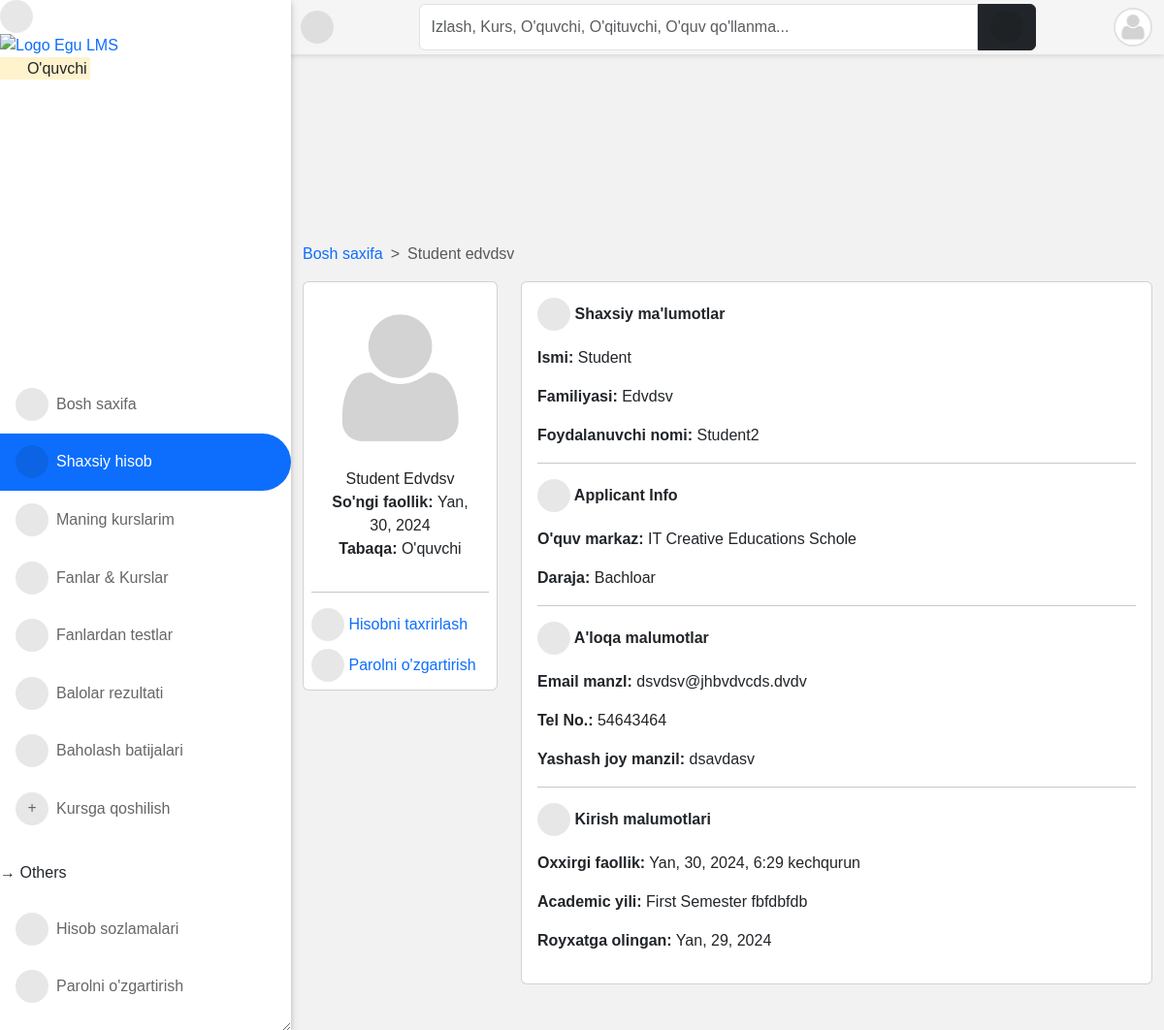
Page /accounts/profile/ (signed in) on the committed database.
### accounts/models.py (models this page shows, shortened)
class User(AbstractUser):
    is_student = models.BooleanField(default=False)
    is_lecturer = models.BooleanField(default=False)
    is_parent = models.BooleanField(default=False)
    is_dep_head = models.BooleanField(default=False)
    phone = models.CharField(max_length=60, blank=True, null=True)
    address = models.CharField(max_length=60, blank=True, null=True)
    picture = models.ImageField(
        upload_to="profile_pictures/%y/%m/%d/", default="default.png", null=True
    )
    email = models.EmailField(blank=True, null=True)
    username_validator = ASCIIUsernameValidator()
    objects = CustomUserManager()
    class Meta:
        ordering = ("-date_joined",)
    @property
    def get_full_name(self):
        full_name = self.username
        if self.first_name and self.last_name:
            full_name = self.first_name + " " + self.last_name
        return full_name
    @property
    def get_user_role(self):
        if self.is_superuser:
            role = "Boshliq"
        elif self.is_student:
            role = "O'quvchi"
        elif self.is_lecturer:
            role = "O'qituvchi"
        elif self.is_parent:
            role = "Ota-ona"
        return role

class Student(models.Model):
    student = models.OneToOneField(User, on_delete=models.CASCADE)
    level = models.CharField(max_length=25, choices=LEVEL, null=True)
    program = models.ForeignKey(Program, on_delete=models.CASCADE, null=True)
    objects = StudentManager()
    class Meta:
        ordering = ("-student__date_joined",)

### core/models.py (models this page shows)
class Semester(models.Model):
    semester = models.CharField(max_length=10, choices=SEMESTER, blank=True)
    is_current_semester = models.BooleanField(default=False, blank=True, null=True)
    session = models.ForeignKey(
        Session, on_delete=models.CASCADE, blank=True, null=True
    )
    next_semester_begins = models.DateField(null=True, blank=True)
    def __str__(self):
        return self.semester

class Session(models.Model):
    session = models.CharField(max_length=200, unique=True)
    is_current_session = models.BooleanField(default=False, blank=True, null=True)
    next_session_begins = models.DateField(blank=True, null=True)
    def __str__(self):
        return self.session

### accounts/views.py (the view, shortened to what this page needs)
# urls.py: path("profile/", profile, name="profile"),
@login_required
def profile(request):
    current_session = Session.objects.filter(is_current_session=True).first()
    current_semester = Semester.objects.filter(
        is_current_semester=True, session=current_session
    ).first()
    if request.user.is_lecturer:
        courses = Course.objects.filter(
            allocated_course__lecturer__pk=request.user.id
        ).filter(semester=current_semester)
        return render(
            request,
            "accounts/profile.html",
            {
                "title": request.user.get_full_name,
                "courses": courses,
                "current_session": current_session,
                "current_semester": current_semester,
            },
        )
    elif request.user.is_student:
        level = Student.objects.get(student__pk=request.user.id)
        try:
            parent = Parent.objects.get(student=level)
        except:
            parent = "no parent set"
        courses = TakenCourse.objects.filter(
            student__student__id=request.user.id, course__level=level.level
        )
        context = {
            "title": request.user.get_full_name,
            "parent": parent,
            "courses": courses,
            "level": level,
            "current_session": current_session,
            "current_semester": current_semester,
        }
        return render(request, "accounts/profile.html", context)

### result/models.py (called while the page is built)
    def get_absolute_url(self):
        return reverse("course_detail", kwargs={"slug": self.course.slug})

    def __str__(self):
        return "{0} ({1})".format(self.course.title, self.course.code)

### templates/accounts/profile.html (shortened to what this page needs)
{% extends 'base.html' %}
{% load static %}
{% load i18n %}
{% block content %}
{% if user.is_authenticated %}
<nav style="--bs-breadcrumb-divider: '>';" aria-label="breadcrumb">
    <ol class="breadcrumb">
      <li class="breadcrumb-item"><a href="/">Bosh saxifa</a></li>
      <li class="breadcrumb-item active" aria-current="page">{{ user.get_full_name }}</li>
    </ol>
</nav>
<div class="row">
    <div class="col-md-3 mx-auto">
        <div class="card  p-2">
            <div class="text-center">
                <img src="{{ user.picture.url }}" class="w-100">
                <ul class="px-2 list-unstyled">
                    <li>{{ user.get_full_name|title }}</li>
                    <li><strong>So'ngi faollik: </strong>{{ user.last_login|date }}</li>
                    <li><strong>Tabaqa: </strong>
                        {{ user.get_user_role }}
                    </li>
                </ul>
            </div>
            <hr>
            <a class="mb-2" href="{% url 'edit_profile' %}"><i class="fas fa-user-edit"></i>
                <span class="mobile-hide">Hisobni taxrirlash</span></a>
            <a href="{% url 'change_password' %}"><i class="fas fa-lock"></i><span class="mobile-hide">
                    Parolni o'zgartirish</span></a>
        </div>
    </div>
    <div class="col-md-9 mx-auto">
        <div class="card">
            <div class="card-body">
                <p class="fw-bold"><i class="fas fa-user"></i> Shaxsiy ma'lumotlar</p>
                <div class="dashboard-description">
                    <p><strong>Ismi:</strong> {{ user.first_name|title }}</p>
                    <p><strong>Familiyasi:</strong> {{ user.last_name|title }}</p>
                    <p><strong>Foydalanuvchi nomi:</strong> {{ user.username }}</p>
                </div>
                {% if user.is_student %}
                <hr>
                <p class="fw-bold"><i class="fas fa-graduation-cap"></i> Applicant Info</p>
                <div class="dashboard-description">
                    <p><strong>O'quv markaz: </strong>IT Creative Educations Schole</p>
                    <p><strong>Daraja: </strong>{{ level.level }}</p>
                </div>
                {% endif %}
                <hr>
                <p class="fw-bold"><i class="fas fa-phone-square-alt"></i> A'loqa malumotlar</p>
                <div class="dashboard-description">
                    <p><strong>Email manzl:</strong> {{ user.email }}</p>
                    <p><strong>Tel No.:</strong> {{ user.phone }}</p>
                    <p><strong>Yashash joy manzil:</strong> {{ user.address }}</p>
                </div>
                <hr>
                <p class="fw-bold"><i class="fa fa-calendar-day"></i> Kirish malumotlari</p>
                <div class="dashboard-description">
                    <p><strong>Oxxirgi faollik:</strong> {{ user.last_login }}</p>
                    {% if current_semester and current_session %}
                    <p><strong>Academic yili:</strong> {{ current_semester }} Semester {{ current_session }}</p>
                    {% endif %}
                    <p><strong>Royxatga olingan:</strong> {{ user.date_joined|date }}</p>
                </div>
            </div>
        </div>
    </div>
</div>
{% endif %}
{% endblock content %}

### templates/aside.html (shortened to what this page needs)
{% load static %}
<div id="side-nav">
	<div class="main-menu">
			<div class="desktop-hide">
				<div class="toggle-btn" onclick="toggleSidebar()">
					<i class="fas fa-times"></i>
				</div>
			</div>
			<a href="/">
				<img src="{% static '/img/dj-lms.png' %}" width="110px" alt="Logo Egu LMS">
			</a>
			<p class="text-orange">
				<mark>
					<i class="far fa-hand-point-right"></i>
					{{ request.user.get_user_role }}
				</mark>
			</p>
		</div>
		{% url 'home' as hom %} {% url 'dashboard' as dash %} {% url 'profile' as prof %}
		{% url 'programs' as pro %} {% url 'session_list' as sess %} {% url 'semester_list' as sem %}
		{% url 'add_score' as ascore %} {% url 'grade_results' as vr %}{% url 'ass_results' as ar %}
		{% url 'course_registration' as cr %} {% url 'edit_profile' as ep %} {% url 'change_password' as cp %}
		{% url 'quiz_progress' as qpr %} {% url 'quiz_marking' as qce %} {% url 'user_course_list' as ucl %}
		<ul>
			<li class="{% if request.path == hom %}active{% endif %}">
				<a href="{% url 'home' %}"><i class="fas fa-home"></i>Bosh saxifa</a>
			</li>
			<li class="{% if request.path == prof %}active{% endif %}">
				<a href="{% url 'profile' %}"><i class="fas fa-user"></i>Shaxsiy hisob</a>
			</li>
			{% if request.user.is_lecturer or request.user.is_student %}
			<li class="{% if request.path == ucl %}active{% endif %}">
				<a href="{% url 'user_course_list' %}"><i class="fas fa-book"></i>Maning kurslarim</a>
			</li>
			{% endif %}
			<li class="{% if request.path == pro %}active{% endif %}">
				<a href="{% url 'programs' %}"><i class="fas fa-book-open"></i>Fanlar & Kurslar</a>
			</li>
			{% if request.user.is_student %}
			<li class="{% if request.path == qpr %}active{% endif %}">
				<a href="{% url 'quiz_progress' %}"><i class="fas fa-record-vinyl"></i>Fanlardan testlar</a>
			</li>
			<li class="{% if request.path == vr %}active{% endif %}">
				<a href="{% url 'grade_results' %}"><i class="fa fa-spell-check"></i>Balolar rezultati</a>
			</li>
			<li class="{% if request.path == ar %}active{% endif %}">
				<a href="{% url 'ass_results' %}"><i class="fa fa-list-ol"></i> Baholash batijalari</a>
			</li>
			<li class="{% if request.path == cr %}active{% endif %}">
				<a href="{% url 'course_registration' %}"><i class="fas fa-plus"></i>Kursga qoshilish </a>
			</li>
			{% endif %}
			<br />
			<p class="ml-3">&RightArrow; Others</p>
			<li class="{% if request.path == ep %}active{% endif %}">
				<a href="{% url 'edit_profile' %}"><i class="fas fa-cogs"></i>Hisob sozlamalari</a>
			</li>
			<li class="{% if request.path == cp %}active{% endif %}">
				<a href="{% url 'change_password' %}"><i class="fas fa-key"></i>Parolni o'zgartirish</a>
			</li>
		</ul>
	</div>
	<footer class="card-footer mt-5 pt-3 pb-5 px-2">
		<div class="col-12">
			<p class="small m-0">
				Bizning <a href="#"> Maxfiylik </a> hamda <a href="#"> Foydalanish shartlari. </a>
				<br />Student LMS &copy; <script>document.write(new Date().getFullYear());</script>
				<br />
			</p>
			<a href="https://github.com/xusanbek0071" class="btn btn-sm btn-dark mx-auto" target="_blank">
			</a>
		</div>
	</footer>

### templates/navbar.html (shortened to what this page needs)
<div id="top-navbar" class="py-1">
	<div class="container">
		<div class="nav-wrapper">
			<div class="toggle-btn" onclick="toggleSidebar()">
				<i class="fas fa-bars"></i>
			</div>
			<form class="form-header" action="{% url 'query' %}" method="GET">
				<input id="primary-search" class="form-control rounded-end-0" type="text" name="q" value="{{ request.GET.q }}"
					placeholder="Izlash, Kurs, O'quvchi, O'qituvchi, O'quv qo'llanma..." required />
				<button class="btn btn-dark rounded-start-0" type="submit">
					<i class="fas fa-search"></i>
				</button>
			</form>
			<div class="dropdown">
				<div class="avatar border border-2" type="button" data-bs-toggle="dropdown" aria-expanded="false">
					<img src="{{ request.user.picture.url }}">
				</div>
			</div>
		</div>
	</div>
</div>

### rows in the picture
User: user.get_user_role "O'quvchi", user.picture (placeholder picture), get_full_name "Student edvdsv", picture (placeholder picture), get_full_name "Student Edvdsv", last_login "Yan, 30, 2024", get_user_role "O'quvchi", first_name "Student", last_name "Edvdsv", username "Student2", email "dsvdsv@jhbvdvcds.dvdv", phone "54643464", address "dsavdasv", last_login "Yan, 30, 2024, 6:29 kechqurun", date_joined "Yan, 29, 2024"
Student: level "Bachloar"
Semester: semester "First"
Session: session "fbfdbfdb"
